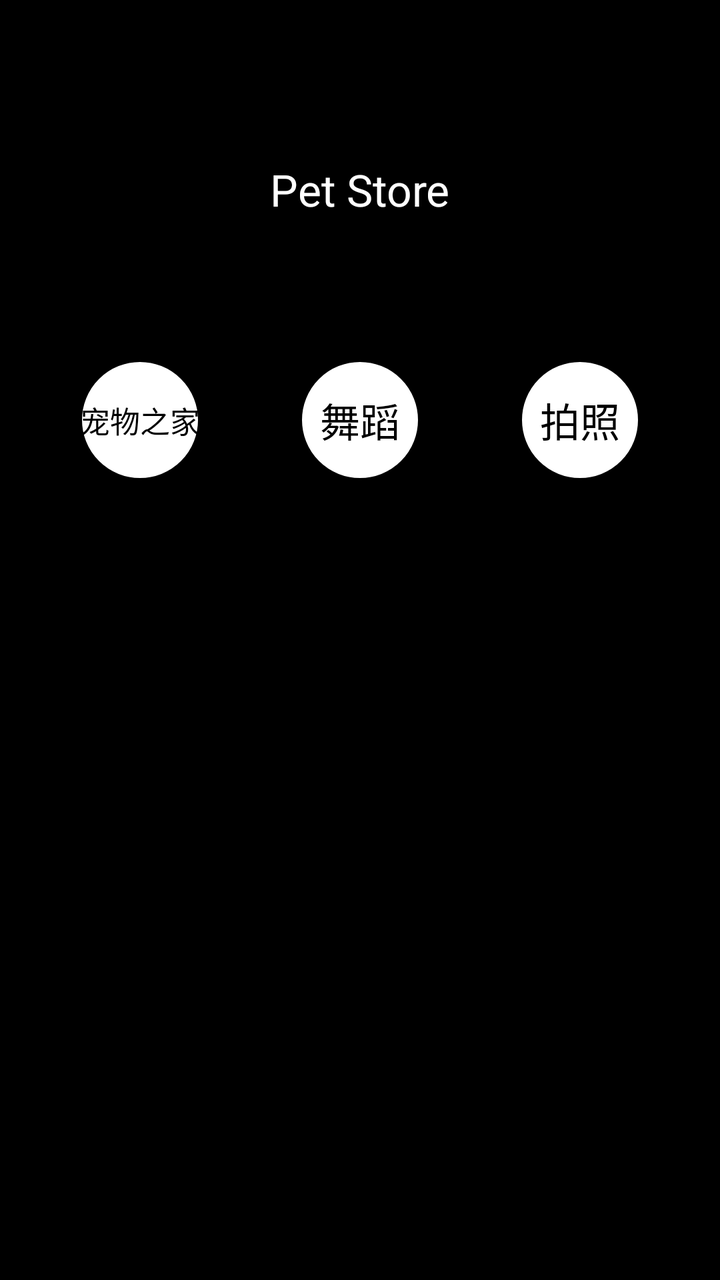
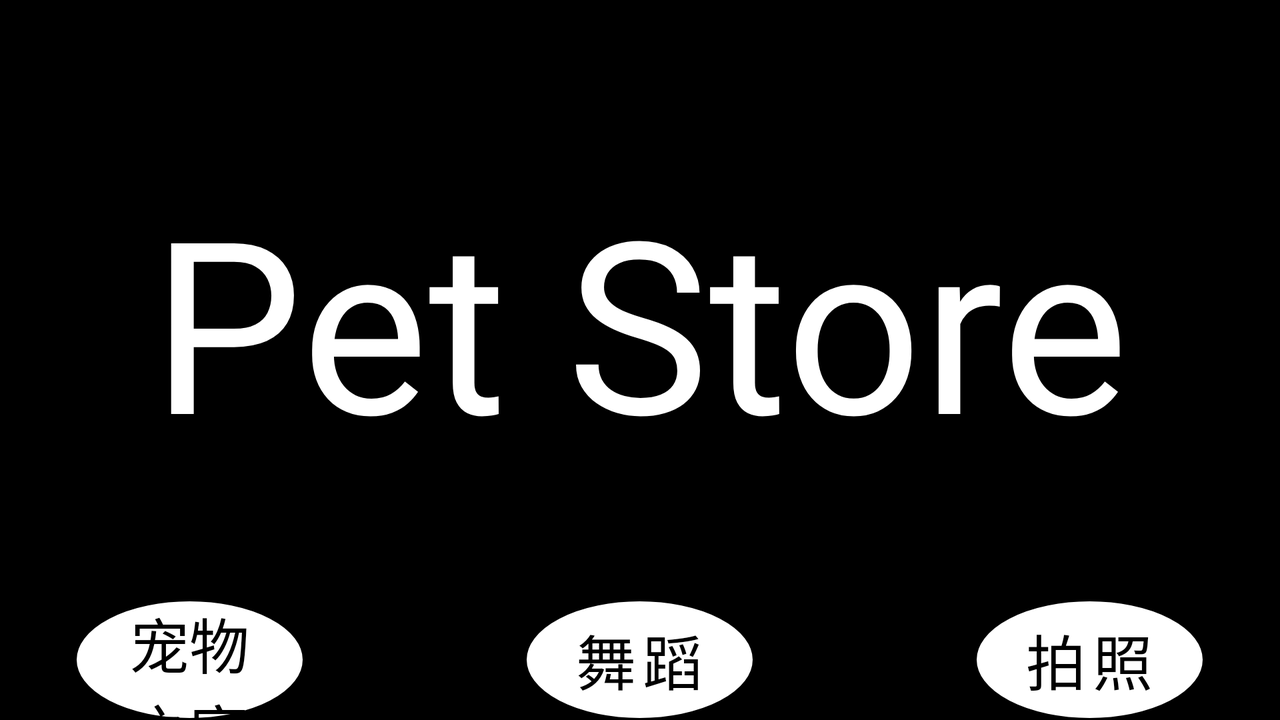

Compare how this app lays out the same screen by default and in its alternative resource folder. The renders come first, then the two layout files and the values they reference.
<!-- AndroidManifest.xml: application theme android:Theme.NoTitleBar.Fullscreen -->
<!-- res/layout/activity_main.xml -->
<?xml version="1.0" encoding="utf-8"?>
<RelativeLayout xmlns:android="http://schemas.android.com/apk/res/android"
    xmlns:tools="http://schemas.android.com/tools"
    android:layout_width="match_parent"
    android:layout_height="match_parent"
    android:background="@color/black"
    android:paddingLeft="@dimen/main_padding"
    android:paddingRight="@dimen/main_padding"
    tools:context=".launcher.LauncherActivity">

    <TextView
        android:id="@+id/txt_theme"
        android:layout_width="wrap_content"
        android:layout_height="wrap_content"
        android:layout_centerHorizontal="true"
        android:layout_marginTop="@dimen/margin_common_80dp"
        android:text="@string/welcome_pet_store"
        android:textColor="@color/white"
        android:textSize="@dimen/text_common_22sp" />


    <RelativeLayout
        android:layout_width="match_parent"
        android:layout_height="wrap_content"
        android:layout_marginTop="@dimen/main_lay_margin_top"
        android:orientation="horizontal">

        <TextView
            android:id="@+id/txt_dance"
            android:layout_width="@dimen/width_common_60dp"
            android:layout_height="@dimen/height_common_60dp"
            android:layout_centerInParent="true"
            android:layout_marginLeft="@dimen/margin_common_50dp"
            android:layout_marginRight="@dimen/margin_common_50dp"
            android:background="@drawable/bg_shape_white_cir"
            android:gravity="center"
            android:text="@string/dance"
            android:textColor="@color/black"
            android:textSize="@dimen/text_common_20sp" />

        <TextView
            android:id="@+id/txt_pets"
            android:layout_width="@dimen/width_common_60dp"
            android:layout_height="@dimen/height_common_60dp"
            android:layout_toLeftOf="@id/txt_dance"
            android:background="@drawable/bg_shape_white_cir"
            android:gravity="center"
            android:text="@string/pet_store_home"
            android:textColor="@color/black"
            android:textSize="@dimen/text_common_15sp" />

        <TextView
            android:id="@+id/txt_take_photo"
            android:layout_width="@dimen/width_common_60dp"
            android:layout_height="@dimen/height_common_60dp"
            android:layout_toRightOf="@id/txt_dance"
            android:background="@drawable/bg_shape_white_cir"
            android:gravity="center"
            android:text="@string/main_take_photo"
            android:textColor="@color/black"
            android:textSize="@dimen/text_common_20sp" />

    </RelativeLayout>

</RelativeLayout>
<!-- resources referenced by this layout -->
<resources>
  <color name="black">#000000</color>
  <color name="white">#ffffff</color>
  <dimen name="height_common_60dp">60dp</dimen>
  <dimen name="main_lay_margin_top">180dp</dimen>
  <dimen name="main_padding">20dp</dimen>
  <dimen name="margin_common_50dp">50dp</dimen>
  <dimen name="margin_common_80dp">80dp</dimen>
  <dimen name="text_common_15sp">15sp</dimen>
  <dimen name="text_common_20sp">20sp</dimen>
  <dimen name="text_common_22sp">22sp</dimen>
  <dimen name="width_common_60dp">60dp</dimen>
  <!-- drawable bg_shape_white_cir (drawable) -->
  <?xml version="1.0" encoding="utf-8"?>
  <shape xmlns:android="http://schemas.android.com/apk/res/android"
      android:shape="oval">
      
      <solid android:color="@color/white"/>
      <size
          android:width="@dimen/margin_common_20dp"
          android:height="@dimen/margin_common_20dp" />
  
      <stroke
          android:width="@dimen/margin_common_1dp"
          android:color="@color/black"/>
  </shape>
  <string name="dance">舞蹈</string>
  <string name="main_take_photo">拍照</string>
  <string name="pet_store_home">宠物之家</string>
  <string name="welcome_pet_store">Pet Store</string>
  <dimen name="margin_common_20dp">20dp</dimen>
  <dimen name="margin_common_1dp">1dp</dimen>
</resources>
<!-- res/layout-land/activity_main.xml (the repository's variant of the layout above) -->
<!-- drawn on the phone turned sideways -->
<?xml version="1.0" encoding="utf-8"?>
<RelativeLayout xmlns:android="http://schemas.android.com/apk/res/android"
    xmlns:tools="http://schemas.android.com/tools"
    android:layout_width="match_parent"
    android:layout_height="match_parent"
    android:background="@color/black"
    android:paddingLeft="@dimen/main_padding"
    android:paddingRight="@dimen/main_padding"
    tools:context=".launcher.LauncherActivity">

    <TextView
        android:id="@+id/txt_theme"
        android:layout_width="wrap_content"
        android:layout_height="wrap_content"
        android:layout_centerHorizontal="true"
        android:layout_marginTop="@dimen/margin_common_80dp"
        android:text="@string/welcome_pet_store"
        android:textColor="@color/white"
        android:textSize="@dimen/main_txt_theme_size" />

    <RelativeLayout
        android:layout_width="match_parent"
        android:layout_height="wrap_content"
        android:layout_marginTop="@dimen/margin_common_60dp"
        android:layout_below="@id/txt_theme"
        android:orientation="horizontal">

        <TextView
            android:id="@+id/txt_dance"
            android:layout_width="@dimen/width_common_115dp"
            android:layout_height="@dimen/height_common_115dp"
            android:layout_centerInParent="true"
            android:layout_marginLeft="@dimen/margin_common_110dp"
            android:layout_marginRight="@dimen/margin_common_110dp"
            android:background="@drawable/bg_shape_white_cir"
            android:gravity="center"
            android:text="@string/main_string_dance"
            android:textColor="@color/black"
            android:textSize="@dimen/text_common_30sp" />

        <TextView
            android:id="@+id/txt_pets"
            android:layout_width="@dimen/width_common_115dp"
            android:layout_height="@dimen/height_common_115dp"
            android:layout_toLeftOf="@id/txt_dance"
            android:background="@drawable/bg_shape_white_cir"
            android:gravity="center"
            android:text="@string/main_string_pet_home"
            android:textColor="@color/black"
            android:textSize="@dimen/text_common_30sp" />

        <TextView
            android:id="@+id/txt_take_photo"
            android:layout_width="@dimen/width_common_115dp"
            android:layout_height="@dimen/height_common_115dp"
            android:layout_toRightOf="@id/txt_dance"
            android:background="@drawable/bg_shape_white_cir"
            android:gravity="center"
            android:text="@string/main_string_take_photo"
            android:textColor="@color/black"
            android:textSize="@dimen/text_common_30sp" />

    </RelativeLayout>

</RelativeLayout>
<!-- resources referenced by the variant -->
<!-- as the phone turned sideways resolves them -->
<resources>
  <color name="black">#000000</color>
  <color name="white">#ffffff</color>
  <dimen name="height_common_115dp">115dp</dimen>
  <dimen name="main_padding">20dp</dimen>
  <dimen name="main_txt_theme_size">120sp</dimen>
  <dimen name="margin_common_110dp">110dp</dimen>
  <dimen name="margin_common_60dp">60dp</dimen>
  <dimen name="margin_common_80dp">80dp</dimen>
  <dimen name="text_common_30sp">30sp</dimen>
  <dimen name="width_common_115dp">115dp</dimen>
  <!-- drawable bg_shape_white_cir (drawable) -->
  <?xml version="1.0" encoding="utf-8"?>
  <shape xmlns:android="http://schemas.android.com/apk/res/android"
      android:shape="oval">
      
      <solid android:color="@color/white"/>
      <size
          android:width="@dimen/margin_common_20dp"
          android:height="@dimen/margin_common_20dp" />
  
      <stroke
          android:width="@dimen/margin_common_1dp"
          android:color="@color/black"/>
  </shape>
  <string name="main_string_dance">舞\t蹈</string>
  <string name="main_string_pet_home">宠物\n之家</string>
  <string name="main_string_take_photo">拍\t照</string>
  <string name="welcome_pet_store">Pet Store</string>
  <dimen name="margin_common_20dp">20dp</dimen>
  <dimen name="margin_common_1dp">1dp</dimen>
</resources>
